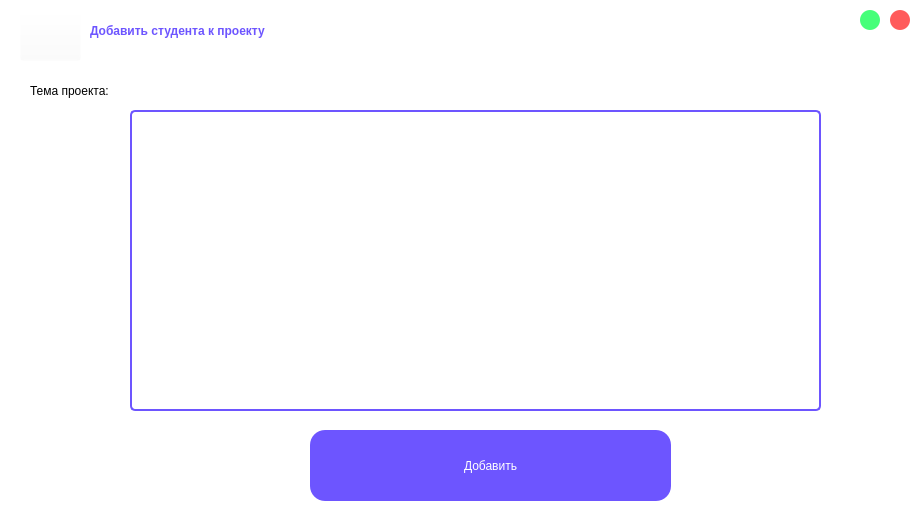
<?xml version="1.0" encoding="UTF-8"?>
<ui version="4.0">
 <class>student_project</class>
 <widget class="QWidget" name="student_project">
  <property name="geometry">
   <rect>
    <x>0</x>
    <y>0</y>
    <width>921</width>
    <height>511</height>
   </rect>
  </property>
  <property name="minimumSize">
   <size>
    <width>921</width>
    <height>511</height>
   </size>
  </property>
  <property name="maximumSize">
   <size>
    <width>921</width>
    <height>511</height>
   </size>
  </property>
  <property name="windowTitle">
   <string>Form</string>
  </property>
  <property name="styleSheet">
   <string notr="true">background-color: rgb(255, 255, 255);</string>
  </property>
  <widget class="QPushButton" name="pushButton_3">
   <property name="geometry">
    <rect>
     <x>860</x>
     <y>10</y>
     <width>20</width>
     <height>20</height>
    </rect>
   </property>
   <property name="styleSheet">
    <string notr="true">QPushButton {
	border-radius: 10px;
	background-color: #45FF79;
	color: white;
}
QPushButton:pressed {
	background-color: #B2FFC8;
}</string>
   </property>
   <property name="text">
    <string/>
   </property>
  </widget>
  <widget class="QTableView" name="tableView">
   <property name="geometry">
    <rect>
     <x>130</x>
     <y>110</y>
     <width>691</width>
     <height>301</height>
    </rect>
   </property>
   <property name="styleSheet">
    <string notr="true">QTableView {
    border: 1.5px solid #6D55FF;
    border-radius: 5px; /* Уменьшенное закругление краёв */
    gridline-color: #6D55FF; /* Цвет линий таблицы */
    background: white; /* Белый фон для всех элементов таблицы */
    selection-background-color: #6D55FF; /* Цвет фона при выделении */
    selection-color: white; /* Цвет текста при выделении */
}

QTableView::item {
    border: 1.5px solid #6D55FF; /* Фиолетовые линии ячеек */
    border-width: 1px; /* Уменьшенная толщина линий */
}

QTableView::item:selected {
    background-color: #6D55FF; /* Цвет фона выделенной строки */
    color: white; /* Цвет текста выделенной строки */
}

QHeaderView::section {
    background-color: white; /* Белый фон заголовков столбцов */
    color: black; /* Черный текст заголовков столбцов */
    padding: 4px;
    border: 1.5px solid #6D55FF; /* Фиолетовая граница заголовков */
	 border-width: 1px;
}
QScrollBar:horizontal {
    border: none;
    background: #f0f0f0;
    height: 10px; /* Уменьшенная высота */
    margin: 0px 10px 0 10px;
    border-radius: 5px; /* Уменьшенное закругление */
}

QScrollBar::handle:horizontal {
    background: #6D55FF;
    min-width: 10px; /* Уменьшенная минимальная длина */
    border-radius: 5px; /* Уменьшенное закругление */
}

QScrollBar::add-line:horizontal,
QScrollBar::sub-line:horizontal {
    border: none;
    background: none;
    width: 0px;
    height: 0px;
}

QScrollBar:vertical {
    border: none;
    background: #f0f0f0;
    width: 10px; /* Уменьшенная ширина */
    margin: 10px 0 10px 0;
    border-radius: 5px; /* Уменьшенное закругление */
}

QScrollBar::handle:vertical {
    background: #6D55FF;
    min-height: 10px; /* Уменьшенная минимальная длина */
    border-radius: 5px; /* Уменьшенное закругление */
}

QScrollBar::add-line:vertical,
QScrollBar::sub-line:vertical {
    border: none;
    background: none;
    width: 0px;
    height: 0px;
}</string>
   </property>
  </widget>
  <widget class="QPushButton" name="pushButton_2">
   <property name="geometry">
    <rect>
     <x>890</x>
     <y>10</y>
     <width>20</width>
     <height>20</height>
    </rect>
   </property>
   <property name="styleSheet">
    <string notr="true">QPushButton {
	border-radius: 10px;
	background-color: #FF5B5B;
	color: white;
}
QPushButton:pressed {
	background-color: #FFBCBC;
}</string>
   </property>
   <property name="text">
    <string/>
   </property>
  </widget>
  <widget class="QLabel" name="label">
   <property name="geometry">
    <rect>
     <x>90</x>
     <y>0</y>
     <width>761</width>
     <height>61</height>
    </rect>
   </property>
   <property name="styleSheet">
    <string notr="true">color: rgb(109, 85, 255);
font: 75 40pt &quot;Karla&quot; bold;
font-weight: 500;</string>
   </property>
   <property name="text">
    <string>Добавить студента к проекту</string>
   </property>
  </widget>
  <widget class="QPushButton" name="pushButton">
   <property name="geometry">
    <rect>
     <x>310</x>
     <y>430</y>
     <width>361</width>
     <height>71</height>
    </rect>
   </property>
   <property name="autoFillBackground">
    <bool>false</bool>
   </property>
   <property name="styleSheet">
    <string notr="true">QPushButton{
	color: rgb(255, 255, 255);
	background-color: #6D55FF;
	border-radius: 15px; 
	font: 75 25pt &quot;Karla&quot; bold;
	border: 2px;
}
QPushButton:pressed{
	background-color: #A597FF;
}</string>
   </property>
   <property name="text">
    <string>Добавить</string>
   </property>
   <property name="default">
    <bool>false</bool>
   </property>
   <property name="flat">
    <bool>false</bool>
   </property>
  </widget>
  <widget class="QPushButton" name="pushButton_4">
   <property name="geometry">
    <rect>
     <x>20</x>
     <y>10</y>
     <width>61</width>
     <height>51</height>
    </rect>
   </property>
   <property name="styleSheet">
    <string notr="true">background-color: rgba(255, 255, 255, 0);</string>
   </property>
   <property name="text">
    <string/>
   </property>
   <property name="icon">
    <iconset resource="greeting.qrc">
     <normaloff>:/new/prefix1/return.png</normaloff>:/new/prefix1/return.png</iconset>
   </property>
   <property name="iconSize">
    <size>
     <width>35</width>
     <height>35</height>
    </size>
   </property>
  </widget>
  <widget class="QLabel" name="label_2">
   <property name="geometry">
    <rect>
     <x>30</x>
     <y>80</y>
     <width>871</width>
     <height>21</height>
    </rect>
   </property>
   <property name="styleSheet">
    <string notr="true">color: rgb(0, 0, 0);
font: 75 13pt &quot;Karla&quot;;</string>
   </property>
   <property name="text">
    <string>Тема проекта:</string>
   </property>
  </widget>
 </widget>
 <resources>
  <include location="greeting.qrc"/>
 </resources>
 <connections/>
</ui>
